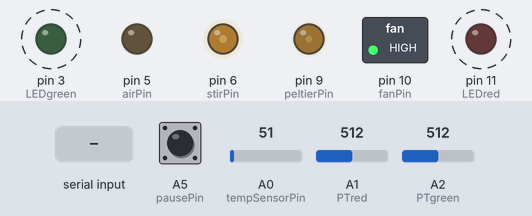
A sketch run on a simulated Arduino Uno, built with avr-gcc and run on an emulated ATmega328P. Shown: switched loads named in the sketch (green lamp = pin HIGH), output pins drawn as LEDs (lit = HIGH). Dashed ring = blinking. Inputs (shaded band) come from the test bench; at power-on: A5 (pausePin) HIGH, A0 (tempSensorPin) = 51, A1 (PTred) = 512, A2 (PTgreen) = 512. EEPROM starts erased; what the sketch prints to the serial monitor is not drawn.

Above: at 1.27 s.
1.3 s: A5 (pausePin) pulled LOW for 0.15 s
At 2.5 s:
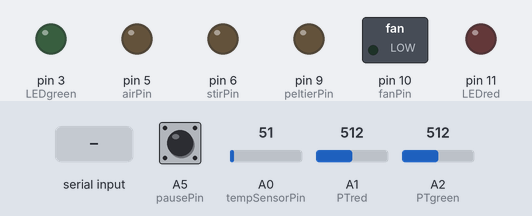
2.9 s: "p" received over Serial
At 4.7 s:
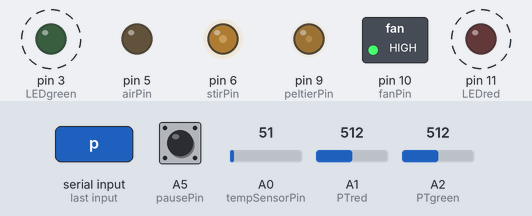
6.4 s: A0 (tempSensorPin) set to 30
At 7.4 s:
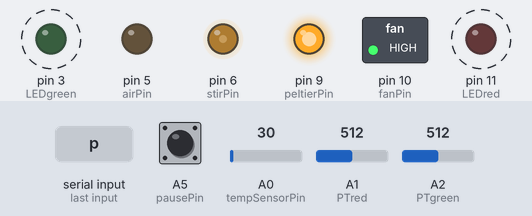
9.9 s: "a,45\n" received over the second serial link
At 11.05 s:
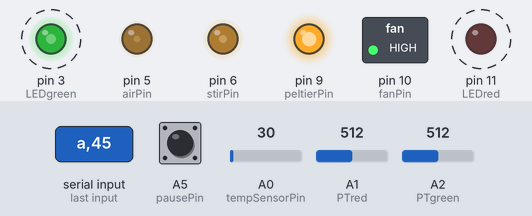
13.4 s: "a90\n" received over Serial
At 14.7 s:
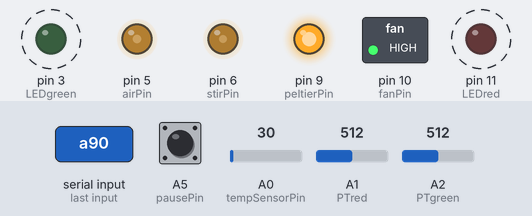
16.9 s: A0 (tempSensorPin) set to 15
At 18.7 s:
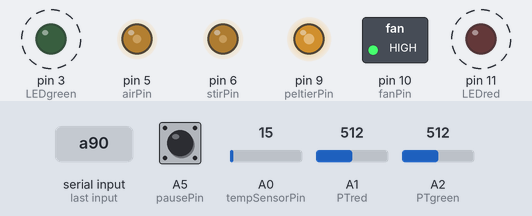
Timing chart, 0 to 21.4 s (numbered marks = the images above; inputs shaded):
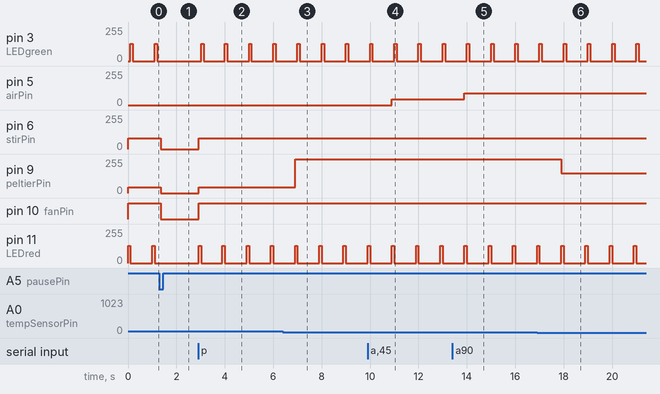

Measured:
- after the input at 1.3 s, pin 3 (LEDgreen): stays 0/255 (without the input it goes to 128/255 after 0.80 s); pin 6 (stirPin): 80/255 → 0/255 after 0.05 s; pin 9 (peltierPin): 45/255 → 0/255 after 0.05 s; pin 10 (fanPin): HIGH → LOW after 0.05 s; pin 11 (LEDred): stays 0/255 (without the input it goes to 128/255 after 0.70 s)
- after the input at 2.9 s, pin 3 (LEDgreen): alternates 128/255 for 0.10 s and 0/255 for 0.90 s, starting after 0.13 s; pin 6 (stirPin): 0/255 → 80/255 at once; pin 9 (peltierPin): 0/255 → 45/255 at once; pin 10 (fanPin): LOW → HIGH at once; pin 11 (LEDred): alternates 128/255 for 0.10 s and 0/255 for 0.90 s, starting at once
- after the input at 6.4 s, pin 9 (peltierPin): 45/255 → 255/255 after 0.50 s
- after the input at 9.9 s, pin 5 (airPin): 0/255 → 45/255 after 1.0 s
- after the input at 13.4 s, pin 5 (airPin): 45/255 → 90/255 after 0.50 s
- after the input at 16.9 s, pin 9 (peltierPin): 255/255 → 149/255 after 1.0 s
- by itself, pin 3 (LEDgreen), pin 11 (LEDred): alternates 128/255 for 0.10 s and 0/255 for 0.90 s

The sketch:

fermenter.ino
```cpp
/*
 * BIOE 123, Winter 2018
 * BAMFermenter
 * Benjamin Yeh, Augustine Chemparathy, Michael Becich
 *
 * -----
 * NOTES
 * -----
 *
 * Terminology
 * - outputs: all output pins and their associated purposes
 *   - stir: stir speed of propeller/stir bar attached to a DC motor
 *   - heat: temperature of Peltier thermoelectric cooler (TEC)
 *   - air: flow rate of air pumped into fermenter
 *   - fan: speed of fan cooling heatsink attached to cold face of TEC
 * - inputs: all input pins and their associated purposes (temperature, optical density, etc.)
 * - measurements:
 *   - od: optical density (arbitrary units), measured by brightness of red LED.
 *         higher value = less dense
 *   - purple: purpleness (arbitrary units), measured by brightness of green LED
 *             higher value = less green (and presumably more purple)
 *   - temp: temperature
 * - time: time since the Arduino board began running the current program
 *
 * Arduino Micro pins
 * - PWM 500 Hz: 5, 6, 9, 10, 13
 * - PWM 1000 Hz: 3, 11
 * - Software serial input (Rx) support: 8, 9, 10, 11, 14 (MISO), 15 (SCK), 16 (MOSI)
 *
 * -----
 * USAGE
 * -----
 * Serial input format: [x][#]
 * - x = {s: stir, h: heat, a: air, f: fan, p: pause/resume, c: closed loop temperature control}
 * - # = {0, ..., 255}, where 0 is off and 255 is the highest setting
 *       Closed loop temperature control only accepts values of 0 and 1.
 *       If [x] is given but no [#] is given, [#] is assumed to be 0.
 * - Notes
 *   - Individual commands are delimited by a newline ('\n').
 *   - Whitespace between the command [x] and value [#] are ignored.
 *   - Invalid inputs that do not conform to the format above are ignored.
 *   - Inputs are read continuously, but values are set (based on last input values) and printed to
 *     serial output every UPDATE_INTERVAL milliseconds.
 *   - Inputs are read even when the system is paused. When the system is resumed, the last read
 *     values are applied.
 *   - Closed loop temperature control, when enabled, automatically sets (and ignores serial input
 *     for) stir, heat, and fan values.
 *
 * Serial output format (JSON): {"var1": value, "var2": value, ...}
 * - time:    minutes, 2 decimal precision
 * - heat:    raw analog value (0 to 255)
 * - stir:    raw analog value (0 to 255)
 * - air:     raw analog value (0 to 255)
 * - fan:     raw analog value (0 to 255)
 * - od:      raw analog value (0 to 1023)
 * - purple:  raw analog value (0 to 1023)
 * - temp:    Celcius, 2 decimal precision
 * - system_active: system status (1 = active; 0 = paused)
 * - closed_loop_temp_ctrl: closed loop temperature control status (1 = enabled; 0 = disabled)
 *
 * EEPROM data
 * - First 2 bytes (0x0000, 0x0001) store the address (int) of last written data
 *   - where 0x0000 here represents the start of EEPROM memory addressing
 * - Data is stored beginning at address 0x0002
 *   - time:    int;  minutes, truncated by flooring
 *   - heat:    byte; raw analog value (0 to 255)
 *   - stir:    byte; raw analog value (0 to 255)
 *   - air:     byte; raw analog value (0 to 255)
 *   - fan:     byte; raw analog value (0 to 255)
 *   - od:      int;  raw analog value (0 to 1023)
 *   - purple:  int;  raw analog value (0 to 1023)
 *   - temp:    int;  convert to Celcius: (temp - 18.2) / 9.15
 * - Data is stored to EEPROM every SAVE_INTERVAL milliseconds
 *
 *
 * Serial notes
 * - Serial Monitor converts binary representation to ASCII text
 * - read(): returns byte representation
 *   - Ex: Serial.read(Serial.write((int) 5)) --> 5 (0x05)
 *   - Ex: Serial.read(Serial.print((int) 5)) --> 53 (0x35)
 * - write(int or char): binary
 *   - Ex: write((int) 50) --> 50 (0x32)
 *   - Ex: write((char) 50) --> 50 (0x32)
 * - print(): ASCII text
 *   - Ex: print((int) 50) --> '5''0' (0x35 0x30)
 *   - Ex: print((char) 50) --> '2' (0x32)
 */

// imports
#include <EEPROM.h>
#include <SoftwareSerial.h>

// Arduino outputs
const byte stirPin = 6;       // gate of nMOS connected to motor
const byte peltierPin = 9;    // gate of nMOS connected to Peltier heating device
const byte airPin = 5;        // gate of nMOS connected to air pump
const byte fanPin = 10;       // gate of nMOS connected to fan
const byte LEDgreen = 3;      // green LED
const byte LEDred = 11;       // red LED
const byte txPin = 2;         // software serial Tx

// Arduino inputs
const byte tempSensorPin = A0;  // temperature sensor
const byte PTred = A1;          // phototransistor for red LED
const byte PTgreen = A2;        // phototransistor for green LED
const byte pausePin = A5;       // pause button
const byte rxPin = 8;           // software serial Rx

// -- CONSTANTS --
const int OD_DELAY = 50;                          // duration (ms) to blink (PWM) LED for phototransistor reading
const unsigned long DEBOUNCE_DELAY = 50;          // debounce time (ms); increase if the output flickers
const int PELTIER_SETPOINT = 185;                 // set point (0 to 255) for Peltier heat setting
const double PELTIER_PROP_PARAM = 10;             // heating proportionality constant
const byte HEAT_MAX = 255;                        // limit (0 to 255) for Peltier heat setting under closed loop temperature control
const byte STIR_MAX = 80;                         // limit (0 to 255) for stir speed setting under closed loop temperature control
const unsigned long SAVE_INTERVAL = 1000L*60*20;  // duration (ms) in between writing data to EEPROM
const int UPDATE_INTERVAL = 1000;                 // duration (ms) in between each update (adjust settings, measurement, and print data)

// -- GLOBAL VARIABLES and FLAGS --
// setup software serial
SoftwareSerial ESPserial(rxPin, txPin);

int addr;                     // current address to write to on the EEPROM
unsigned long nextLoop = 0;   // next time (ms) to adjust settings, measure and print data
unsigned long nextSave = 0;   // next time (ms) to write data to EEPROM

// data
double time_double = 0;       // last time point measured
unsigned int time_int = 0;    // last time point measured
byte heat_set = 0;            // temperature output setting
byte stir_set = 0;            // stir setting
byte air_set = 0;             // air pump setting
byte fan_set = 0;             // fan setting
int od = 0;                   // optical density reading
int purple = 0;               // purpleness reading
int temp = 0;                 // temperature reading
const int totalsize = sizeof(time_int)  // total size (bytes) of each data point
                    + sizeof(heat_set)
                    + sizeof(stir_set)
                    + sizeof(air_set)
                    + sizeof(fan_set)
                    + sizeof(od)
                    + sizeof(purple)
                    + sizeof(temp);

// system status
bool closed_loop_temp_ctrl = true;    // closed loop temperature control state
bool system_active = true;            // current system state

// global variables for debounce and identifying button presses
int lastButtonState = HIGH;           // previous button reading (LOW = pressed; HIGH = unpressed)
int buttonState;                      // current button reading
unsigned long lastDebounceTime = 0;   // last time (ms) the pausePin was toggled

void setup() {
  // begin serial output
  Serial.begin(115200);
  ESPserial.begin(115200);

  // set output pins
  pinMode(stirPin, OUTPUT);
  pinMode(peltierPin, OUTPUT);
  pinMode(airPin, OUTPUT);
  pinMode(fanPin, OUTPUT);
  pinMode(LEDgreen, OUTPUT);
  pinMode(LEDred, OUTPUT);

  // set input pins
  pinMode(tempSensorPin, INPUT);
  pinMode(PTgreen, INPUT);
  pinMode(PTred, INPUT);
  pinMode(pausePin, INPUT_PULLUP);

  // set all outputs to LOW
  pause();

  // clear serial
  flushSerial(false);

  // clear SoftwareSerial
  flushSerial(true);

  // starting address to write data to on the EEPROM
  addr = sizeof(addr);
}

void loop() {
  static bool isSoftwareSerial;

  // read SoftwareSerial input and update settings
  if (ESPserial.available()) {
    isSoftwareSerial = true;
    read_serial(isSoftwareSerial);
  }

  // read serial input and update settings
  if (Serial.available()) {
    isSoftwareSerial = false;
    read_serial(isSoftwareSerial);
  }

  // determine if system needs to be paused
  if (button_press()) {
    system_active = !system_active;
    if (!system_active) {
      pause();
      print_status();
    }
  }

  // keep updating nextLoop, even when paused, so that upon resuming nextLoop is "caught up" to
  // millis()
  if (!system_active) {
    nextLoop = millis();
  }

  // set new outputs, get new measurements, print new data
  if (system_active && (millis() > nextLoop)) {
    nextLoop += UPDATE_INTERVAL;

    analogWrite(airPin, air_set);

    // closed loop control automatically adjusts stir, heat, and fan
    if (closed_loop_temp_ctrl) {
      control_temp();
    } else {
      analogWrite(stirPin, stir_set);
      analogWrite(peltierPin, heat_set);
      analogWrite(fanPin, fan_set);
    }

    // measure values and record to global variables
    measure();

    // print values to serial output
    print_status();

    // save values to EEPROM
    if (millis() > nextSave) {
      nextSave += SAVE_INTERVAL;
      write_local();
    }
  }
}

/*
 * set all outputs to 0
 */
void pause() {
  analogWrite(stirPin, 0);
  analogWrite(peltierPin, 0);
  analogWrite(airPin, 0);
  analogWrite(fanPin, 0);
  analogWrite(LEDgreen, 0);
  analogWrite(LEDred, 0);
}

/*
 * measure time and inputs and record to global variables
 */
void measure() {
  time_double = (double) (millis() / 1000) / 60.0;
  time_int = (unsigned int) time_double;
  od = get_OD();
  purple = get_purple();
  temp = get_temp();
}

/*
 * Read serial input and set output values.
 * Assumes there is data in the serial receive buffer (e.g. Serial.available() == true)
 */
void read_serial(bool isSoftwareSerial) {
  int value = 0;
  byte mode;

  mode = isSoftwareSerial ? ESPserial.read() : Serial.read();

  switch(mode) {
    // output options
    case 's': // stir
    case 'h': // heat
    case 'a': // air
    case 'f': // fan
    case 'c': // closed-loop temperature control
      // SoftwareSerial
      value = (int) (isSoftwareSerial ? ESPserial.parseInt() : Serial.parseInt());
      flushSerial(isSoftwareSerial);
      if ((value < 0) || (value > 255)) {
        return;
      }
      break;

    // pause or resume
    case 'p':
      flushSerial(isSoftwareSerial);
      pause();
      system_active = !system_active;
      print_status();
      return;

    // invalid input
    default:
      flushSerial(isSoftwareSerial);
      return;
  }

  switch(mode) {
    case 's': // stir
      stir_set = value;
      break;
    case 'h': // heat
      heat_set = value;
      break;
    case 'a': // air
      air_set = value;
      break;
    case 'f': // fan
      fan_set = value;
      break;
    case 'c': // closed-loop temperature control
      if (value == 0) {
        closed_loop_temp_ctrl = false;
      } else if (value == 1) {
        closed_loop_temp_ctrl = true;
      } else {
        return;
      }
      break;
    default:
      return;
  }
}

/*
 * Write data to EEPROM. See comments at top of page for description of how data is stored.
 */
void write_local() {
  // only write data if there is enough space to write an entire set of data
  if (addr < EEPROM.length() - totalsize) {
    EEPROM.put(addr, time_int);
    addr += sizeof(time_int);
    EEPROM.put(addr, heat_set);
    addr += sizeof(heat_set);
    EEPROM.put(addr, stir_set);
    addr += sizeof(stir_set);
    EEPROM.put(addr, air_set);
    addr += sizeof(air_set);
    EEPROM.put(addr, fan_set);
    addr += sizeof(fan_set);
    EEPROM.put(addr, od);
    addr += sizeof(od);
    EEPROM.put(addr, purple);
    addr += sizeof(purple);
    EEPROM.put(addr, temp);
    addr += sizeof(temp);

    // store last written address to 0x00
    EEPROM.put(0, addr);
  }
}

/*
 * print current outputs and data
 */
void print_status() {
  Serial.print("{\"time(min)\":"+String(time_double) + ",");
  Serial.print("\"heat_set\":"+String(heat_set) + ",");
  Serial.print("\"stir_set\":"+String(stir_set) + ",");
  Serial.print("\"air_set\":"+String(air_set) + ",");
  Serial.print("\"fan_set\":"+String(fan_set) + ",");
  Serial.print("\"density\":"+String(od) + ",");
  Serial.print("\"purpleness\":"+String(purple) + ",");
  Serial.print("\"temp(C)\":"+String(real_temp(temp)) + ",");
  Serial.print("\"system_active\":"+String(system_active) + ",");
  Serial.println("\"closed_loop_temp_ctrl\":"+String(closed_loop_temp_ctrl) + "}");

  ESPserial.print("{\"time(min)\":"+String(time_double) + ",");
  ESPserial.print("\"heat_set\":"+String(heat_set) + ",");
  ESPserial.print("\"stir_set\":"+String(stir_set) + ",");
  ESPserial.print("\"air_set\":"+String(air_set) + ",");
  ESPserial.print("\"fan_set\":"+String(fan_set) + ",");
  ESPserial.print("\"density\":"+String(od) + ",");
  ESPserial.print("\"purpleness\":"+String(purple) + ",");
  ESPserial.print("\"temp(C)\":"+String(real_temp(temp)) + ",");
  ESPserial.print("\"system_active\":"+String(system_active) + ",");
  ESPserial.println("\"closed_loop_temp_ctrl\":"+String(closed_loop_temp_ctrl) + "}");
}

/*
 * flush any serial input
 */
void flushSerial(bool isSoftwareSerial) {
  if (isSoftwareSerial) {
    while (ESPserial.available()) {
      ESPserial.read();
    }
  } else {
    while (Serial.available()) {
      Serial.read();
    }
  }
}

/*
 * Returns whether the button was pressed down
 * Based on Debounce tutorial: https://www.arduino.cc/en/Tutorial/Debounce
 */
bool button_press() {
  // read the state of the pause button into a local variable:
  int reading = digitalRead(pausePin);
  bool change_state = false;

  // check to see if you just pressed the button
  // (i.e. the input went from LOW to HIGH), and you've waited long enough
  // since the last press to ignore any noise:

  // if the button changed, due to noise or pressing:
  if (reading != lastButtonState) {
    // reset the debouncing timer
    lastDebounceTime = millis();
  }

  if ((millis() - lastDebounceTime) > DEBOUNCE_DELAY) {
    // whatever the reading is at, it's been there for longer than the debounce
    // delay, so take it as the actual current state:

    // if the button state has changed:
    if (reading != buttonState) {
      buttonState = reading;

      // only toggle the system state if the new button state is LOW
      if (buttonState == LOW) {
        change_state = true;
      }
    }
  }

  // save the reading. Next time through the loop, it'll be the lastButtonState:
  lastButtonState = reading;
  return change_state;
}

/*
 * Return optical density (measured red LED brightness). Value = integer (0 to 1023)
 */
int get_OD() {
  return readPT(LEDred, PTred);
}

/*
 * Return purpleness (measured green LED brightness). Value = integer (0 to 1023)
 */
int get_purple() {
  return readPT(LEDgreen, PTgreen);
}

/*
 * Briefly turn on LED and measure amplified phototransistor output
 */
int readPT(int LEDpin, int PTpin) {
  analogWrite(LEDpin, 128); // 50 % duty cycle
  delay(OD_DELAY);
  int brightness = analogRead(PTpin);
  delay(OD_DELAY);
  analogWrite(LEDpin, 0);
  return brightness;
}

/*
 * Return last temperature sensor reading in Celcius.
 */
double real_temp(int raw_temp) {
  return ((double) raw_temp - 18.2) / 9.15;
}

/*
 * Return analog temperature sensor. Value = integer (0 to 1023)
 */
int get_temp() {
  return analogRead(tempSensorPin);
}

/*
 * Automatically adjust stir, heat, and fan outputs.
 * Overwrites pre-existing values.
 */
void control_temp() {
  double new_set = PELTIER_SETPOINT + (37.0 - get_temp()) * PELTIER_PROP_PARAM;

  // create new set points
  heat_set = (byte) new_set;
  heat_set = max(min(heat_set, HEAT_MAX), 0);
  fan_set  = 255;
  stir_set = max(stir_set, 80);

  // write new setpoints to Peltier and fan
  analogWrite(stirPin, stir_set);
  analogWrite(peltierPin, heat_set);
  analogWrite(fanPin, fan_set);
}
```
